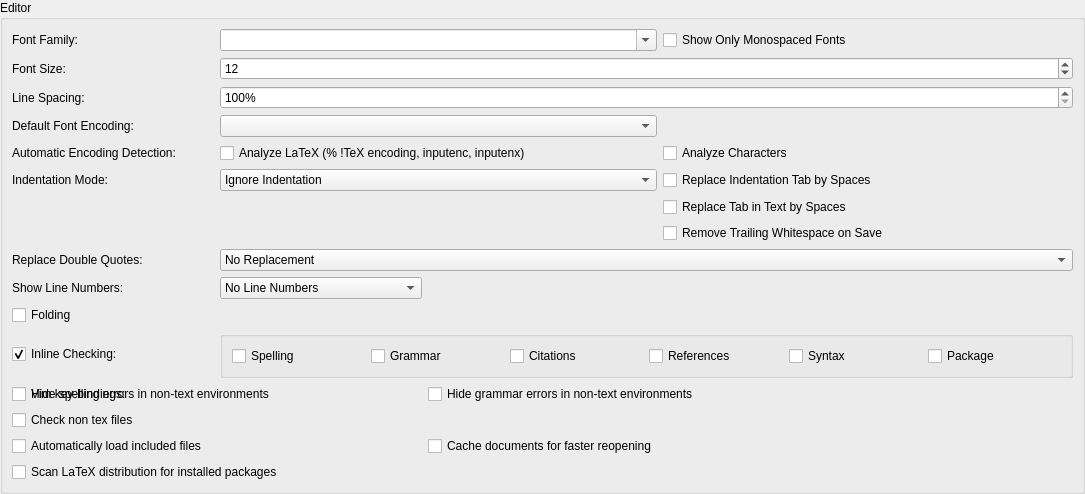
             <widget class="QWidget" name="scrollAreaWidgetContents_1">
              <property name="geometry">
               <rect>
                <x>0</x>
                <y>0</y>
                <width>1085</width>
                <height>423</height>
               </rect>
              </property>
              <layout class="QGridLayout">
               <property name="leftMargin">
                <number>0</number>
               </property>
               <property name="topMargin">
                <number>0</number>
               </property>
               <property name="rightMargin">
                <number>0</number>
               </property>
               <property name="bottomMargin">
                <number>0</number>
               </property>
               <property name="spacing">
                <number>6</number>
               </property>
               <item row="3" column="0">
                <spacer name="verticalSpacer_5">
                 <property name="orientation">
                  <enum>Qt::Vertical</enum>
                 </property>
                 <property name="sizeHint" stdset="0">
                  <size>
                   <width>20</width>
                   <height>40</height>
                  </size>
                 </property>
                </spacer>
               </item>
               <item row="1" column="0">
                <widget class="QGroupBox" name="groupBox_3">
                 <property name="title">
                  <string>Editor</string>
                 </property>
                 <layout class="QGridLayout">
			 
                  <item row="13" column="0">
                   <widget class="QCheckBox" name="checkBoxRealTimeCheck">
                    <property name="sizePolicy">
                     <sizepolicy hsizetype="Preferred" vsizetype="Fixed">
                      <horstretch>0</horstretch>
                      <verstretch>0</verstretch>
                     </sizepolicy>
                    </property>
                    <property name="text">
                     <string>Inline Checking:</string>
                    </property>
                    <property name="checked">
                     <bool>true</bool>
                    </property>
                   </widget>
                  </item>

                  <item row="14" column="0">
                   <widget class="QCheckBox" name="checkBoxVimBinding">
                    <property name="sizePolicy">
                     <sizepolicy hsizetype="Preferred" vsizetype="Fixed">
                      <horstretch>0</horstretch>
                      <verstretch>0</verstretch>
                     </sizepolicy>
                    </property>
                    <property name="text">
                     <string>Vim key-bindings:</string>
                    </property>
                    <property name="checked">
                     <bool>false</bool>
                    </property>
                   </widget>
                  </item>

                  <item row="11" column="0">
                   <widget class="QLabel" name="label_33">
                    <property name="text">
                     <string>Show Line Numbers:</string>
                    </property>
                   </widget>
                  </item>
                  <item row="11" column="1">
                   <widget class="QComboBox" name="comboboxLineNumbers">
                    <item>
                     <property name="text">
                      <string>No Line Numbers</string>
                     </property>
                    </item>
                    <item>
                     <property name="text">
                      <string>All Line Numbers</string>
                     </property>
                    </item>
                    <item>
                     <property name="text">
                      <string>Only Important Line Numbers</string>
                     </property>
                    </item>
                   </widget>
                  </item>
                  <item row="15" column="0" colspan="2">
                   <widget class="QCheckBox" name="checkBoxInlineCheckNonTeXFiles">
                    <property name="text">
                     <string>Check non tex files</string>
                    </property>
                    <property name="advancedOption" stdset="0">
                     <bool>true</bool>
                    </property>
                   </widget>
                  </item>
                  <item row="17" column="0" colspan="2">
                   <widget class="QCheckBox" name="checkBoxScanInstalledLatexPackages">
                    <property name="text">
                     <string>Scan LaTeX distribution for installed packages</string>
                    </property>
                    <property name="advancedOption" stdset="0">
                     <bool>true</bool>
                    </property>
                   </widget>
                  </item>
                  <item row="12" column="0" colspan="4">
                   <widget class="QCheckBox" name="checkBoxFolding">
                    <property name="text">
                     <string>Folding</string>
                    </property>
                   </widget>
                  </item>
                  <item row="7" column="3" colspan="2">
                   <widget class="QCheckBox" name="checkBoxReplaceIndentTabByWhitespace">
                    <property name="text">
                     <string>Replace Indentation Tab by Spaces</string>
                    </property>
                   </widget>
                  </item>
                  <item row="0" column="0">
                   <widget class="QLabel" name="labelFamily">
                    <property name="text">
                     <string>Font Family:</string>
                    </property>
                   </widget>
                  </item>
                  <item row="10" column="0">
                   <widget class="QLabel" name="label_39">
                    <property name="text">
                     <string>Replace Double Quotes:</string>
                    </property>
                   </widget>
                  </item>
                  <item row="3" column="0">
                   <widget class="QLabel" name="labelEncoding">
                    <property name="sizePolicy">
                     <sizepolicy hsizetype="Minimum" vsizetype="Preferred">
                      <horstretch>0</horstretch>
                      <verstretch>0</verstretch>
                     </sizepolicy>
                    </property>
                    <property name="text">
                     <string>Default Font Encoding:</string>
                    </property>
                   </widget>
                  </item>
                  <item row="7" column="0">
                   <widget class="QLabel" name="label_30">
                    <property name="text">
                     <string>Indentation Mode:</string>
                    </property>
                   </widget>
                  </item>
                  <item row="5" column="0">
                   <widget class="QLabel" name="label_65">
                    <property name="text">
                     <string>Automatic Encoding Detection:</string>
                    </property>
                   </widget>
                  </item>
                  <item row="3" column="1" colspan="2">
                   <widget class="QComboBox" name="comboBoxEncoding"/>
                  </item>
                  <item row="5" column="1" colspan="2">
                   <widget class="QCheckBox" name="checkBoxAutoDetectEncodingFromLatex">
                    <property name="text">
                     <string>Analyze LaTeX (% !TeX encoding, inputenc, inputenx)</string>
                    </property>
                   </widget>
                  </item>
                  <item row="5" column="3" colspan="2">
                   <widget class="QCheckBox" name="checkBoxAutoDetectEncodingFromChars">
                    <property name="toolTip">
                     <string>can only decide between utf16/utf-8 and ISO 8859-1 !</string>
                    </property>
                    <property name="text">
                     <string>Analyze Characters</string>
                    </property>
                   </widget>
                  </item>
                  <item row="0" column="1" colspan="2">
                   <widget class="QComboBox" name="comboBoxFont">
                    <property name="editable">
                     <bool>true</bool>
                    </property>
                   </widget>
                  </item>
                  <item row="1" column="1" colspan="4">
                   <widget class="QSpinBox" name="spinBoxSize">
                    <property name="minimum">
                     <number>1</number>
                    </property>
                    <property name="value">
                     <number>12</number>
                    </property>
                   </widget>
                  </item>
                  <item row="2" column="1" colspan="4">
                   <widget class="QSpinBox" name="spinBoxLineSpacingPercent">
                    <property name="suffix">
                     <string>%</string>
                    </property>
                    <property name="minimum">
                     <number>100</number>
                    </property>
                    <property name="maximum">
                     <number>500</number>
                    </property>
                    <property name="singleStep">
                     <number>10</number>
                    </property>
                    <property name="advancedOption" stdset="0">
                     <bool>true</bool>
                    </property>
                   </widget>
                  </item>
                  <item row="1" column="0">
                   <widget class="QLabel" name="labelSize">
                    <property name="text">
                     <string>Font Size:</string>
                    </property>
                   </widget>
                  </item>
                  <item row="2" column="0">
                   <widget class="QLabel" name="label_2">
                    <property name="text">
                     <string>Line Spacing:</string>
                    </property>
                    <property name="advancedOption" stdset="0">
                     <bool>true</bool>
                    </property>
                   </widget>
                  </item>
                  <item row="10" column="1" colspan="4">
                   <widget class="QComboBox" name="comboBoxReplaceQuotes">
                    <item>
                     <property name="text">
                      <string>No Replacement</string>
                     </property>
                    </item>
                    <item>
                     <property name="text">
                      <string>English Quotes:  `` ''</string>
                     </property>
                    </item>
                    <item>
                     <property name="text">
                      <string>French Quotes:  &quot;&lt; &quot;&gt;</string>
                     </property>
                    </item>
                    <item>
                     <property name="text">
                      <string>German Quotes:  &quot;` &quot;'</string>
                     </property>
                    </item>
                    <item>
                     <property name="text">
                      <string>French Quotes (babel): \og{} \fg{}</string>
                     </property>
                    </item>
                    <item>
                     <property name="text">
                      <string>Reverse French Quotes: &quot;&gt; &quot;&lt;</string>
                     </property>
                    </item>
                    <item>
                     <property name="text">
                      <string>Package csquotes: \enquote{  }</string>
                     </property>
                    </item>
                    <item>
                     <property name="text">
                      <string>English Quotes (unicode): “ ”</string>
                     </property>
                    </item>
                    <item>
                     <property name="text">
                      <string>Polish Quotes: ,, ''</string>
                     </property>
                    </item>
                    <item>
                     <property name="text">
                      <string>Polish Quotes (unicode): „ ”</string>
                     </property>
                    </item>
                   </widget>
                  </item>
                  <item row="0" column="3" colspan="2">
                   <widget class="QCheckBox" name="checkBoxShowOnlyMonospacedFonts">
                    <property name="text">
                     <string>Show Only Monospaced Fonts</string>
                    </property>
                   </widget>
                  </item>
                  <item row="7" column="1" colspan="2">
                   <widget class="QComboBox" name="comboBoxAutoIndent">
                    <property name="advancedOption" stdset="0">
                     <bool>false</bool>
                    </property>
                    <item>
                     <property name="text">
                      <string>Ignore Indentation</string>
                     </property>
                    </item>
                    <item>
                     <property name="text">
                      <string>Keep Indentation</string>
                     </property>
                    </item>
                    <item>
                     <property name="text">
                      <string>Indent and Unindent Automatically</string>
                     </property>
                    </item>
                   </widget>
                  </item>
                  <item row="13" column="1" colspan="4">
                   <widget class="QGroupBox" name="groupBoxInlineChecking">
                    <property name="sizePolicy">
                     <sizepolicy hsizetype="Expanding" vsizetype="Preferred">
                      <horstretch>0</horstretch>
                      <verstretch>0</verstretch>
                     </sizepolicy>
                    </property>
                    <property name="title">
                     <string/>
                    </property>
                    <layout class="QHBoxLayout" name="horizontalLayout_4">
                     <item>
                      <widget class="QCheckBox" name="checkBoxInlineSpellCheck">
                       <property name="text">
                        <string>Spelling</string>
                       </property>
                      </widget>
                     </item>
                     <item>
                      <widget class="QCheckBox" name="checkBoxInlineGrammarCheck">
                       <property name="text">
                        <string>Grammar</string>
                       </property>
                      </widget>
                     </item>
                     <item>
                      <widget class="QCheckBox" name="checkBoxInlineCitationCheck">
                       <property name="text">
                        <string>Citations</string>
                       </property>
                      </widget>
                     </item>
                     <item>
                      <widget class="QCheckBox" name="checkBoxInlineReferenceCheck">
                       <property name="text">
                        <string>References</string>
                       </property>
                      </widget>
                     </item>
                     <item>
                      <widget class="QCheckBox" name="checkBoxInlineSyntaxCheck">
                       <property name="text">
                        <string>Syntax</string>
                       </property>
                      </widget>
                     </item>
                     <item>
                      <widget class="QCheckBox" name="checkBoxInlinePackageCheck">
                       <property name="text">
                        <string>Package</string>
                       </property>
                      </widget>
                     </item>
                    </layout>
                   </widget>
                  </item>
                  <item row="8" column="3" colspan="2">
                   <widget class="QCheckBox" name="checkBoxReplaceTextTabByWhitespace">
                    <property name="text">
                     <string>Replace Tab in Text by Spaces</string>
                    </property>
                   </widget>
                  </item>
                  <item row="14" column="2" colspan="3">
                   <widget class="QCheckBox" name="checkBoxHideGrammarErrorsInNonText">
                    <property name="text">
                     <string>Hide grammar errors in non-text environments</string>
                    </property>
                    <property name="advancedOption" stdset="0">
                     <bool>true</bool>
                    </property>
                   </widget>
                  </item>
                  <item row="14" column="0" colspan="2">
                   <widget class="QCheckBox" name="checkBoxHideSpellingErrorsInNonText">
                    <property name="text">
                     <string>Hide spelling errors in non-text environments</string>
                    </property>
                    <property name="advancedOption" stdset="0">
                     <bool>true</bool>
                    </property>
                   </widget>
                  </item>
                  <item row="9" column="3" colspan="2">
                   <widget class="QCheckBox" name="checkboxRemoveTrailingWsOnSave">
                    <property name="text">
                     <string>Remove Trailing Whitespace on Save</string>
                    </property>
                   </widget>
                  </item>
                  <item row="16" column="0" colspan="2">
                   <widget class="QCheckBox" name="checkBoxAutoLoad">
                    <property name="text">
                     <string>Automatically load included files</string>
                    </property>
                    <property name="advancedOption" stdset="0">
                     <bool>true</bool>
                    </property>
                   </widget>
                  </item>
                  <item row="16" column="2">
                   <widget class="QCheckBox" name="checkBoxUseCache">
                    <property name="text">
                     <string>Cache documents for faster reopening</string>
                    </property>
                    <property name="advancedOption" stdset="0">
                     <bool>true</bool>
                    </property>
                   </widget>
                  </item>
                 </layout>
                </widget>
               </item>
              </layout>
             </widget>
